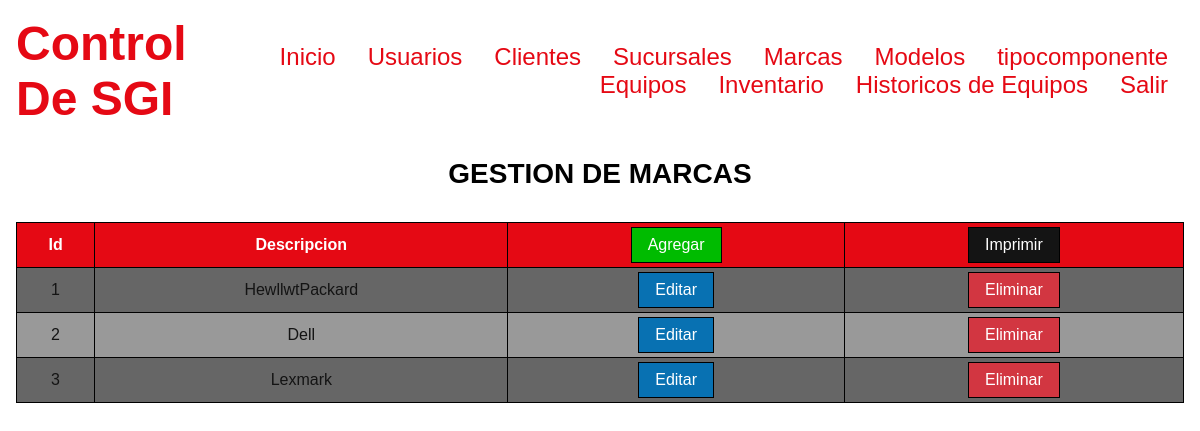
/marcas (signed in), run on the app's committed database.
### tables this page shows
CREATE TABLE t_Marca
(
  id_marca INTEGER UNSIGNED PRIMARY KEY AUTO_INCREMENT,
  descripcion VARCHAR(80) NOT NULL
);

### Controllers/ViewController.php (called while the page is built, shortened)
<?php
	class ViewController
	{
		private static $view_path= './Views/';
		public function load_view($view)
		{
			require_once(self::$view_path.'header.php');
			require_once(self::$view_path.$view.'.php');
			require_once(self::$view_path.'footer.php');
		}
	}
?>

### index.php (called while the page is built, shortened)
<?php
	require_once('./Controllers/Autoload.php');
	$route= (isset($_GET['r']))?$_GET['r']:'home';
	$scs = new Router($route);
?>

### Controllers/Autoload.php (called while the page is built, shortened)
<?php
class AutoLoad
{
	public function __construct()
	{
		spl_autoload_register(function($class_name)
		{
			$models_path = './Models/'.$class_name.'.php';
			$controllers_path = './Controllers/'.$class_name.'.php';
		});
	}
}
?>

### Controllers/MarcasController.php (called while the page is built, shortened)
<?php
	class MarcasController
	{
		private $modelo;
		public function __construct()
		{
			$this->modelo = new MarcasModel();
		}
		public function get($id_marcas='')
		{
			return $this->modelo->get($id_marcas);
		}
	}
?>

### Models/Model.php (called while the page is built, shortened)
<?php
abstract class Model
{
	private static $db_charset = 'utf-8';
	private $conn;
	protected  $query;
	protected $rows = array();
	private function db_open()
	{
		$this->conn = new mysqli('localhost','root','pcnay2003','ordenservicios');
		$this->conn->set_charset(self::$db_charset);
	}
	protected function get_query()
	{
		$result = $this->conn->query($this->query);
		while ( $this->rows[] = $result->fetch_assoc() );
		return array_pop($this->rows);
	}
}
?>

### Models/MarcasModel.php (called while the page is built, shortened)
<?php
	class MarcasModel extends Model
	{
		public function get($id_marca='')
		{
			$this->query = ($id_marca != '')
			?"SELECT * FROM t_Marca WHERE id_marca = $id_marca"
			:"SELECT * FROM t_Marca";
			$this->get_query();
			$datos = array();
			foreach ($this->rows as $Campo => $Valor)
			{
				array_push($datos,$Valor);
			}
			return $datos;
		}
	}
?>

### Views/marcas.php (the view)
<?php
  print('<h2 class="p1">GESTION DE MARCAS</h2>');
  $marcas_controller = new MarcasController();
  $marcas = $marcas_controller->get();
  if (empty($marcas))
  {
    print ('
      <div class= "container">
        <p class="item error ">NO EXISTEN MARCAS</p>
      </div>
      ');
  }
  else
  {
    $template_marcas = '
      <div class="item">
        <table>
          <tr>
            <th>Id</th>
            <th>Descripcion</th>
            <th>
              <form method="POST">
                <input type="hidden" name="r" value="marcas-add">
                <input class="button add" type = "submit" value="Agregar">
              </form>
            </th>
            <th>
            <form method="POST" >
              <input type="hidden" name="r" value="reportes-marcas">
              <input class="button imprimir" type = "submit" value="Imprimir">
            </form>
            </th>
          </tr>
          ';
    for ($n=0;$n<count($marcas);$n++)
    {
      $template_marcas .='
         <tr>
          <td>'.$marcas[$n]['id_marca'].'</td>
          <td>'.$marcas[$n]['descripcion' ].'</td>
          <td>
            <form method="POST">
              <input type="hidden" name="r" value="marcas-edit">
              <input type="hidden" name="id_marca" value="'.$marcas[$n]['id_marca'].' ">
              <input class="button edit" type = "submit" value="Editar">
            </form>
          </td>
          <td>
            <form method="POST">
              <input type="hidden" name="r" value="marcas-delete">
              <input type="hidden" name="id_marca" value="'.$marcas[$n]['id_marca'].' ">
              <input class="button delete" type = "submit" value="Eliminar">
            </form>
          </td>
         </tr>
      ';
    }
    $template_marcas .='
        </table>
      </div>
    ';
    print($template_marcas);
  }
?>

### Public/css/estilos.css (style rules this page uses)
html { background-color:#141414; color:#FFF; }
input, textarea, select { color:#141414; }
table { width:100%; color:#141414; }
table td, table th { padding:.25rem; }
table tr:first-child { background-color:#E50914; color:#FFF; }
table tr:nth-child(even) { background-color:#666; }
table tr:nth-child(odd):not(:first-child) { background-color:#999; }
.button { padding:.5rem 1rem; background-color:#E50914; color:#FFF; cursor:pointer; }
.add { background-color:#0B0; }
.edit { background-color:#0871B2; }
.delete { background-color:#D23641; }
.imprimir { padding:.5rem 1rem; background-color:#141414; color:#FFF; cursor:pointer; }

### data on the page
t_marca: id_marca "1", descripcion "HewllwtPackard"
t_marca: id_marca "2", descripcion "Dell"
t_marca: id_marca "3", descripcion "Lexmark"
